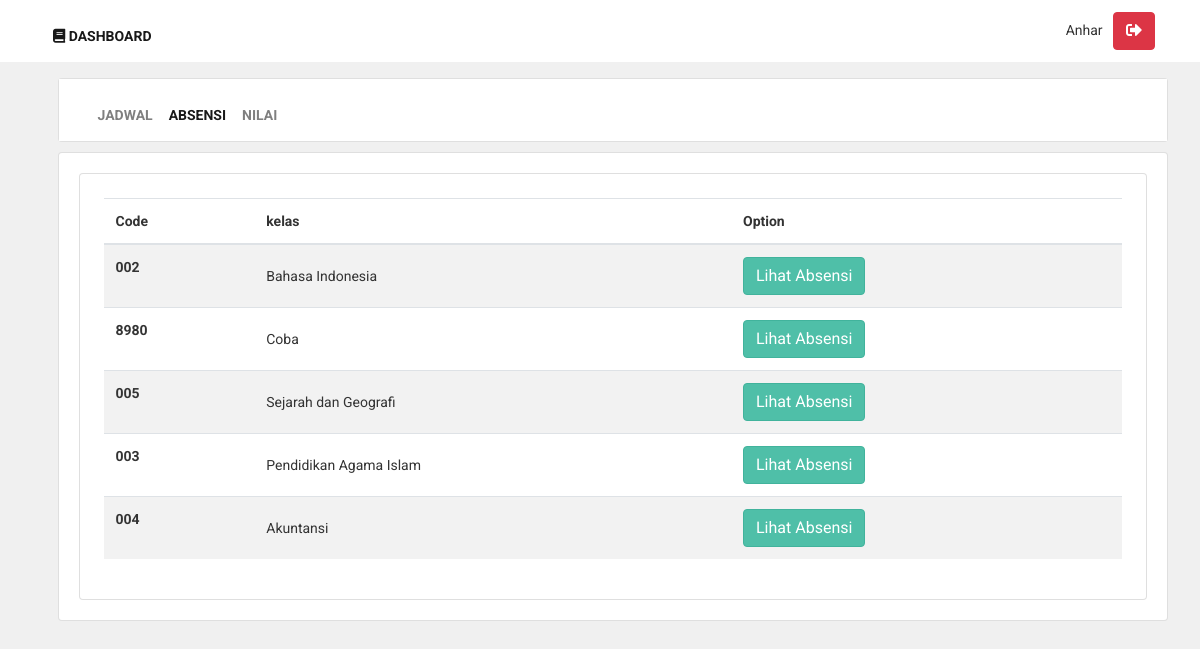
Page /mahasiswa/dashboard_1.php (signed in) on the committed database.
### tables this page shows
CREATE TABLE `enroll_code` (
  `code` varchar(255) NOT NULL,
  `nik_dosen` varchar(255) NOT NULL,
  `nama_kelas` varchar(255) NOT NULL,
  `jadwal` varchar(255) NOT NULL,
  `create_at` datetime NOT NULL DEFAULT current_timestamp()
);

### mahasiswa/dashboard_1.php (the view, shortened to what this page needs)
<!DOCTYPE html>
<html lang="en">
<head>
    <link rel="stylesheet" href="../assets/styles/bootstrap.min.css" />
    <link rel="stylesheet" href="../assets/fontawesome/web-fonts-with-css/css/fontawesome-all.min.css" />
    <link rel="stylesheet" type="text/css" href="../assets/styles/styles.css" />
</head>
<body>
    <?php
    require_once '../koneksi.php';
    require_once 'navbar.php'
    ?>
    <div id="content">
    <div class="container">
    <div class="card mt-3">
    <nav class="navbar navbar-expand-lg navbar-light" id="navbar">
    <div class="container">
        <div class="collapse navbar-collapse" id="navigation">
            <div class="padding-nav">
                <ul class="navbar-nav mr-auto">
                <li class="nav-item">
                        <a class="nav-link" href="dashboard.php">Jadwal</a>
                    </li>
                    <li class="nav-item">
                        <a class="nav-link active" href="dashboard_1.php">Absensi<span class="sr-only">(current)</span></a>
                    </li>
                    <li class="nav-item">
                        <a class="nav-link" href="dashboard_2.php">Nilai</a>
                    </li>
                </ul>
            </div>
        </div>
    </div>
    </nav>
    </div>
    <div class="row mt-2">
    <div class="col-md-12" id="cart">
    <div class="card">
    <div class="card-body">
    <div class="container card p-4">
    <table class="table table-striped">
    <thead>
        <tr>
        <th scope="col">Code</th>
        <th scope="col">kelas</th>
        <th scope="col">Option</th>
        </tr>
    </thead>
    <tbody>
        <?php
            $query = "SELECT enroll_code.code,enroll_code.jadwal, enroll_code.nama_kelas, dosen.nama FROM ((enrolled_code INNER JOIN enroll_code ON enrolled_code.enroll_code = enroll_code.code)INNER JOIN dosen ON enroll_code.nik_dosen = dosen.nik) WHERE NIM_mahasiswa = '".$_SESSION['nim']."';";
            $data = $conn->query($query);
            while ($row = $data->fetch_assoc()) {
        ?>
                <tr>
                    <th><?=$row['code']?></th>
                    <td><?=$row['nama_kelas']?></td>
                    <td>
                    <a class="btn btn-primary" href="absensi.php?nim=<?=$_SESSION['nim']?>&code=<?=$row['code']?>" role="button">Lihat Absensi</a>
                    </td>
                </tr>
        <?php
            }
        ?>
    </tbody>
    </table>
        </div>
    </div>
    </div>
    </div>
    </div>
</body>
</html>

### assets/styles/styles.css (style rules this page uses)
body { font-family: "Roboto", Helvetica, Arial, sans-serif; font-size: 14px; line-height: 1.42857143; color: #333; background-color: #f0f0f0; overflow-x: hidden; }
.navbar { background: white; }
a.nav-link { text-transform: uppercase; font-weight: bold; font-size: 14px; }
.padding-nav { padding-top: 10px; }
.btn-primary { color: rgb(255, 255, 255); background-color: rgb(79, 191, 168); border-color: rgb(65, 179, 156); }
#content { padding-left: 25px; }
#content #cart .table tbody tr td { vertical-align: middle; }

### rows in the picture
enroll_code: code "002", nama_kelas "Bahasa Indonesia"
enroll_code: code "8980", nama_kelas "Coba"
enroll_code: code "005", nama_kelas "Sejarah dan Geografi"
enroll_code: code "003", nama_kelas "Pendidikan Agama Islam"
enroll_code: code "004", nama_kelas "Akuntansi"

### other values in the picture
$_SESSION['nama'] "Anhar"
